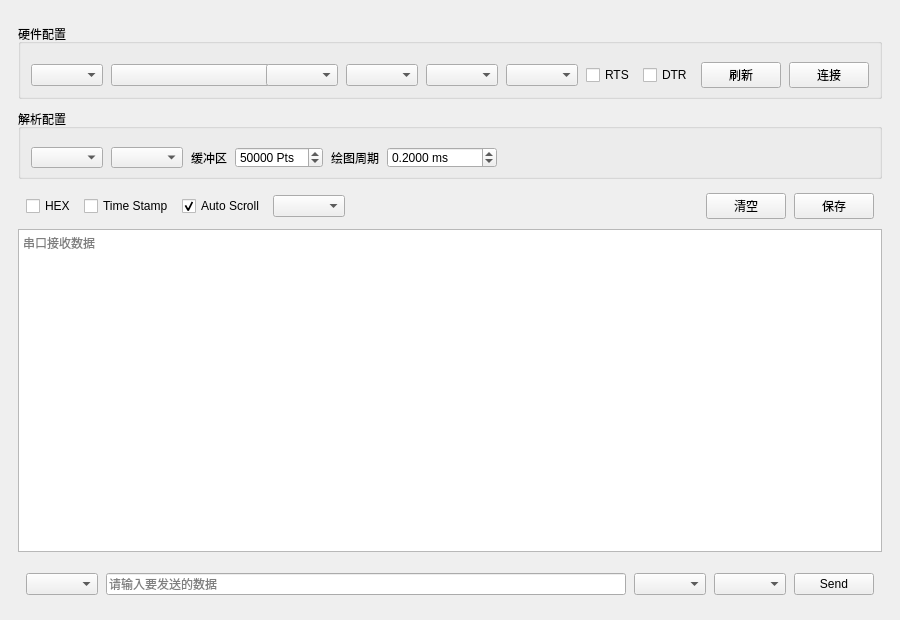
<?xml version="1.0" encoding="UTF-8"?>
<ui version="4.0">
 <class>SerialPage</class>
 <widget class="QWidget" name="SerialPage">
  <property name="geometry">
   <rect>
    <x>0</x>
    <y>0</y>
    <width>900</width>
    <height>620</height>
   </rect>
  </property>
  <property name="minimumSize">
   <size>
    <width>900</width>
    <height>620</height>
   </size>
  </property>
  <layout class="QVBoxLayout" name="pageLayout">
   <property name="spacing">
    <number>10</number>
   </property>
   <property name="leftMargin">
    <number>18</number>
   </property>
   <property name="topMargin">
    <number>14</number>
   </property>
   <property name="rightMargin">
    <number>18</number>
   </property>
   <property name="bottomMargin">
    <number>14</number>
   </property>
   <item>
    <widget class="QFrame" name="connectionHeaderFrame">
     <property name="maximumSize">
      <size>
       <width>16777215</width>
       <height>68</height>
      </size>
     </property>
     <layout class="QVBoxLayout" name="headerLayout">
      <property name="spacing">
       <number>5</number>
      </property>
      <property name="leftMargin">
       <number>0</number>
      </property>
      <property name="topMargin">
       <number>0</number>
      </property>
      <property name="rightMargin">
       <number>0</number>
      </property>
      <property name="bottomMargin">
       <number>0</number>
      </property>
     </layout>
    </widget>
   </item>
   <item>
    <widget class="QGroupBox" name="hardwareGroup">
     <property name="minimumSize">
      <size>
       <width>0</width>
       <height>64</height>
      </size>
     </property>
     <property name="maximumSize">
      <size>
       <width>16777215</width>
       <height>76</height>
      </size>
     </property>
     <property name="title">
      <string>硬件配置</string>
     </property>
     <layout class="QHBoxLayout" name="hardwareLayout">
      <property name="spacing">
       <number>8</number>
      </property>
      <property name="leftMargin">
       <number>10</number>
      </property>
      <property name="topMargin">
       <number>18</number>
      </property>
      <property name="rightMargin">
       <number>10</number>
      </property>
      <property name="bottomMargin">
       <number>8</number>
      </property>
      <item>
       <widget class="QComboBox" name="commTypeComboBox"/>
      </item>
      <item>
       <widget class="QComboBox" name="portComboBox">
        <property name="minimumSize">
         <size>
          <width>180</width>
          <height>0</height>
         </size>
        </property>
       </widget>
      </item>
      <item>
       <widget class="QComboBox" name="baudComboBox"/>
      </item>
      <item>
       <widget class="QComboBox" name="dataBitsComboBox"/>
      </item>
      <item>
       <widget class="QComboBox" name="parityComboBox"/>
      </item>
      <item>
       <widget class="QComboBox" name="stopBitsComboBox"/>
      </item>
      <item>
       <widget class="QCheckBox" name="rtsCheckBox">
        <property name="text">
         <string>RTS</string>
        </property>
       </widget>
      </item>
      <item>
       <widget class="QCheckBox" name="dtrCheckBox">
        <property name="text">
         <string>DTR</string>
        </property>
       </widget>
      </item>
      <item>
       <widget class="QPushButton" name="refreshButton">
        <property name="text">
         <string>刷新</string>
        </property>
       </widget>
      </item>
      <item>
       <widget class="QPushButton" name="toggleButton">
        <property name="text">
         <string>连接</string>
        </property>
       </widget>
      </item>
     </layout>
    </widget>
   </item>
   <item>
    <widget class="QGroupBox" name="parserGroup">
     <property name="minimumSize">
      <size>
       <width>0</width>
       <height>58</height>
      </size>
     </property>
     <property name="maximumSize">
      <size>
       <width>16777215</width>
       <height>70</height>
      </size>
     </property>
     <property name="title">
      <string>解析配置</string>
     </property>
     <layout class="QHBoxLayout" name="parserLayout">
      <property name="spacing">
       <number>8</number>
      </property>
      <property name="leftMargin">
       <number>10</number>
      </property>
      <property name="topMargin">
       <number>18</number>
      </property>
      <property name="rightMargin">
       <number>10</number>
      </property>
      <property name="bottomMargin">
       <number>8</number>
      </property>
      <item>
       <widget class="QComboBox" name="dataFormatComboBox"/>
      </item>
      <item>
       <widget class="QComboBox" name="protocolComboBox"/>
      </item>
      <item>
       <widget class="QLabel" name="bufferLabel">
        <property name="text">
         <string>缓冲区</string>
        </property>
       </widget>
      </item>
      <item>
       <widget class="QSpinBox" name="bufferSpinBox">
        <property name="suffix">
         <string> Pts</string>
        </property>
        <property name="minimum">
         <number>100</number>
        </property>
        <property name="maximum">
         <number>1000000</number>
        </property>
        <property name="singleStep">
         <number>1000</number>
        </property>
        <property name="value">
         <number>50000</number>
        </property>
       </widget>
      </item>
      <item>
       <widget class="QLabel" name="plotPeriodLabel">
        <property name="text">
         <string>绘图周期</string>
        </property>
       </widget>
      </item>
      <item>
       <widget class="QDoubleSpinBox" name="plotPeriodSpinBox">
        <property name="suffix">
         <string> ms</string>
        </property>
        <property name="decimals">
         <number>4</number>
        </property>
        <property name="minimum">
         <double>0.000000000000000</double>
        </property>
        <property name="maximum">
         <double>10000.000000000000000</double>
        </property>
        <property name="singleStep">
         <double>0.100000000000000</double>
        </property>
        <property name="value">
         <double>0.200000000000000</double>
        </property>
       </widget>
      </item>
      <item>
       <spacer name="parserSpacer">
        <property name="orientation">
         <enum>Qt::Horizontal</enum>
        </property>
        <property name="sizeHint" stdset="0">
         <size>
          <width>40</width>
          <height>20</height>
         </size>
        </property>
       </spacer>
      </item>
     </layout>
    </widget>
   </item>
   <item>
    <widget class="QFrame" name="receivePanelFrame">
     <layout class="QVBoxLayout" name="receivePanelLayout">
      <property name="spacing">
       <number>6</number>
      </property>
      <property name="leftMargin">
       <number>0</number>
      </property>
      <property name="topMargin">
       <number>0</number>
      </property>
      <property name="rightMargin">
       <number>0</number>
      </property>
      <property name="bottomMargin">
       <number>0</number>
      </property>
      <item>
       <widget class="QFrame" name="receiveToolbarFrame">
        <property name="maximumSize">
         <size>
          <width>16777215</width>
          <height>38</height>
         </size>
        </property>
        <layout class="QHBoxLayout" name="receiveToolbarLayout">
         <property name="spacing">
          <number>8</number>
         </property>
         <property name="leftMargin">
          <number>8</number>
         </property>
         <property name="topMargin">
          <number>4</number>
         </property>
         <property name="rightMargin">
          <number>8</number>
         </property>
         <property name="bottomMargin">
          <number>4</number>
         </property>
         <item>
          <widget class="QCheckBox" name="hexCheckBox">
           <property name="text">
            <string>HEX</string>
           </property>
          </widget>
         </item>
         <item>
          <widget class="QCheckBox" name="timestampCheckBox">
           <property name="text">
            <string>Time Stamp</string>
           </property>
          </widget>
         </item>
         <item>
          <widget class="QCheckBox" name="autoScrollCheckBox">
           <property name="text">
            <string>Auto Scroll</string>
           </property>
           <property name="checked">
            <bool>true</bool>
           </property>
          </widget>
         </item>
         <item>
          <widget class="QComboBox" name="displayModeComboBox"/>
         </item>
         <item>
          <spacer name="receiveToolbarSpacer">
           <property name="orientation">
            <enum>Qt::Horizontal</enum>
           </property>
           <property name="sizeHint" stdset="0">
            <size>
             <width>40</width>
             <height>20</height>
            </size>
           </property>
          </spacer>
         </item>
         <item>
          <widget class="QPushButton" name="clearReceiveButton">
           <property name="text">
            <string>清空</string>
           </property>
          </widget>
         </item>
         <item>
          <widget class="QPushButton" name="saveReceiveButton">
           <property name="text">
            <string>保存</string>
           </property>
          </widget>
         </item>
        </layout>
       </widget>
      </item>
      <item>
       <widget class="QPlainTextEdit" name="receivePlainTextEdit">
        <property name="readOnly">
         <bool>true</bool>
        </property>
        <property name="placeholderText">
         <string>串口接收数据</string>
        </property>
       </widget>
      </item>
     </layout>
    </widget>
   </item>
   <item>
    <widget class="QFrame" name="sendBarFrame">
     <property name="minimumSize">
      <size>
       <width>0</width>
       <height>44</height>
      </size>
     </property>
     <property name="maximumSize">
      <size>
       <width>16777215</width>
       <height>52</height>
      </size>
     </property>
     <layout class="QHBoxLayout" name="sendBarLayout">
      <property name="spacing">
       <number>8</number>
      </property>
      <property name="leftMargin">
       <number>8</number>
      </property>
      <property name="topMargin">
       <number>6</number>
      </property>
      <property name="rightMargin">
       <number>8</number>
      </property>
      <property name="bottomMargin">
       <number>6</number>
      </property>
      <item>
       <widget class="QComboBox" name="sendFormatComboBox"/>
      </item>
      <item>
       <widget class="QLineEdit" name="sendLineEdit">
        <property name="placeholderText">
         <string>请输入要发送的数据</string>
        </property>
       </widget>
      </item>
      <item>
       <widget class="QComboBox" name="checksumComboBox"/>
      </item>
      <item>
       <widget class="QComboBox" name="lineEndingComboBox"/>
      </item>
      <item>
       <widget class="QPushButton" name="sendButton">
        <property name="text">
         <string>Send</string>
        </property>
       </widget>
      </item>
     </layout>
    </widget>
   </item>
  </layout>
 </widget>
 <resources/>
 <connections/>
</ui>
